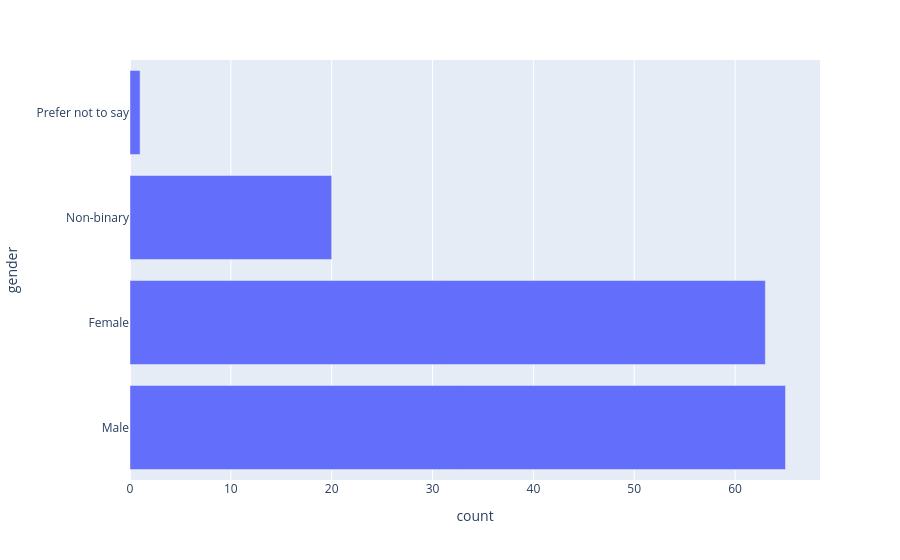

Here is the notebook cell this chart was saved with:
### Code cell
import plotly.express as px

fig = px.bar(data_frame = data, x = 'count', y = 'gender',orientation='h')
fig.show()

### Figure 1 — Plotly figure (JSON) as saved in the notebook; plotly's stock layout.template omitted (floating-point values rounded to 4 significant figures)
{"data": [{"hovertemplate": "count=%{x}<br>gender=%{y}<extra></extra>", "legendgroup": "", "marker": {"color": "#636efa", "pattern": {"shape": ""}}, "name": "", "orientation": "h", "showlegend": false, "textposition": "auto", "type": "bar", "x": [65, 63, 20, 1], "xaxis": "x", "y": ["Male", "Female", "Non-binary", "Prefer not to say"], "yaxis": "y"}], "layout": {"barmode": "relative", "legend": {"tracegroupgap": 0}, "margin": {"t": 60}, "xaxis": {"anchor": "y", "domain": [0, 1], "title": {"text": "count"}}, "yaxis": {"anchor": "x", "domain": [0, 1], "title": {"text": "gender"}}}}
